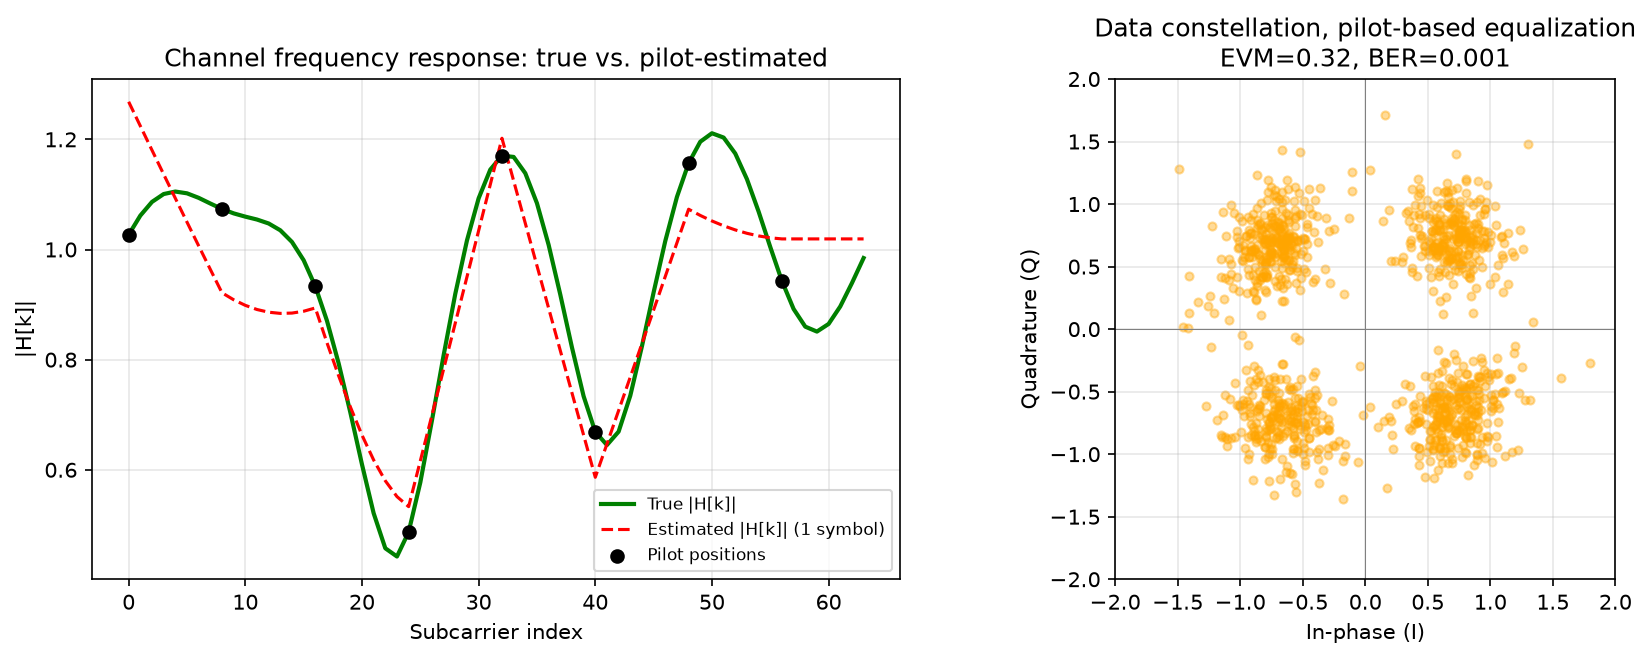

Recreate this plot in Python.
# -*- coding: utf-8 -*-
"""
OFDM From Scratch — Stage 5

Realistic channel estimation using PILOT symbols, replacing Stage 4's
"cheat" (perfect knowledge of the true channel taps).

How real receivers actually do this: the transmitter and receiver agree
in advance on a set of KNOWN symbols (pilots), sent on specific
subcarriers. Since the receiver knows what was sent on those
subcarriers, it can directly measure H[k] = received / transmitted at
exactly those pilot positions. For the DATA subcarriers (where the
transmitted value is unknown -- that's the whole point, we're trying to
recover it), the receiver INTERPOLATES the channel estimate from
nearby pilots.

This introduces a real, unavoidable estimation error (the receiver
never sees the *exact* H[k] at data subcarriers, only an interpolated
guess) -- which is why Stage 5's BER will be slightly worse than
Stage 4's perfect-knowledge BER. That gap IS the point: it's the
realistic cost of not knowing the channel in advance.

Run this file directly: depends on stage1_2_ofdm_modulation.py and
stage3_channel.py being in the same folder.
"""

import numpy as np
import matplotlib
matplotlib.use("Agg")
import matplotlib.pyplot as plt

from stage1_2_ofdm_modulation import (
    bits_to_qpsk, qpsk_to_bits, ofdm_modulate, ofdm_demodulate,
)
from stage3_channel import multipath_channel, add_awgn
from stage4_equalization import compute_channel_frequency_response, equalize


def insert_pilots(data_symbols, n_subcarriers, pilot_spacing, pilot_value=1 + 0j):
    """Build one OFDM symbol's worth of subcarriers, inserting a known
    pilot symbol every `pilot_spacing` subcarriers, with data symbols
    filling the rest.

    Returns:
        full_block: n_subcarriers complex values (pilots + data)
        pilot_indices: which subcarrier indices are pilots
        data_indices: which subcarrier indices carry actual data
    """
    pilot_indices = np.arange(0, n_subcarriers, pilot_spacing)
    data_indices = np.array([i for i in range(n_subcarriers) if i not in pilot_indices])
    assert len(data_indices) == len(data_symbols), \
        f"Expected {len(data_indices)} data symbols, got {len(data_symbols)}"

    full_block = np.zeros(n_subcarriers, dtype=complex)
    full_block[pilot_indices] = pilot_value
    full_block[data_indices] = data_symbols
    return full_block, pilot_indices, data_indices


def estimate_channel_from_pilots(rx_block, pilot_indices, pilot_value,
                                   n_subcarriers):
    """Least-squares channel estimate at pilot positions, then linear
    interpolation across all subcarriers (including data positions)."""
    H_at_pilots = rx_block[pilot_indices] / pilot_value

    # Interpolate real and imaginary parts separately across ALL
    # subcarrier indices, using the known pilot positions as anchors.
    all_indices = np.arange(n_subcarriers)
    H_real = np.interp(all_indices, pilot_indices, H_at_pilots.real)
    H_imag = np.interp(all_indices, pilot_indices, H_at_pilots.imag)
    H_estimated = H_real + 1j * H_imag
    return H_estimated


if __name__ == "__main__":
    np.random.seed(42)

    N_SUBCARRIERS = 64
    CP_LEN = 16
    PILOT_SPACING = 8   # every 8th subcarrier is a pilot -> 8 pilots, 56 data
    N_OFDM_SYMBOLS = 20
    SNR_DB = 15

    pilot_indices = np.arange(0, N_SUBCARRIERS, PILOT_SPACING)
    n_data_per_symbol = N_SUBCARRIERS - len(pilot_indices)
    print(f"{len(pilot_indices)} pilot subcarriers, "
          f"{n_data_per_symbol} data subcarriers per OFDM symbol")

    # --- Build TX: interleave pilots + data across N_OFDM_SYMBOLS blocks ---
    n_data_bits = n_data_per_symbol * N_OFDM_SYMBOLS * 2
    tx_bits = np.random.randint(0, 2, n_data_bits)
    tx_data_symbols = bits_to_qpsk(tx_bits)  # length = n_data_per_symbol * N_OFDM_SYMBOLS

    tx_blocks = []
    for i in range(N_OFDM_SYMBOLS):
        chunk = tx_data_symbols[i * n_data_per_symbol:(i + 1) * n_data_per_symbol]
        full_block, p_idx, d_idx = insert_pilots(chunk, N_SUBCARRIERS, PILOT_SPACING)
        tx_blocks.append(full_block)
    tx_symbols_full = np.concatenate(tx_blocks)  # includes pilots now

    tx_signal = ofdm_modulate(tx_symbols_full, N_SUBCARRIERS, CP_LEN)

    # --- Channel + noise (same as Stage 3/4) ---
    rx_signal_multipath, taps = multipath_channel(tx_signal, n_taps=5, seed=1)
    rx_signal = add_awgn(rx_signal_multipath, SNR_DB)
    rx_symbols_full = ofdm_demodulate(rx_signal, N_SUBCARRIERS, CP_LEN)

    # --- True H (for comparison only -- not used in the estimation itself) ---
    H_true = compute_channel_frequency_response(taps, N_SUBCARRIERS)

    # --- Per-OFDM-symbol: estimate H from pilots, equalize, extract data ---
    rx_blocks = rx_symbols_full.reshape(N_OFDM_SYMBOLS, N_SUBCARRIERS)
    rx_data_estimated = []
    H_estimates = []

    for i in range(N_OFDM_SYMBOLS):
        block = rx_blocks[i]
        H_est = estimate_channel_from_pilots(block, pilot_indices, 1 + 0j, N_SUBCARRIERS)
        H_estimates.append(H_est)
        eq_block = block / H_est
        rx_data_estimated.append(eq_block[d_idx])  # d_idx same every block

    rx_data_estimated = np.concatenate(rx_data_estimated)

    # --- Compare against Stage 4's perfect-knowledge equalization ---
    rx_data_perfect = []
    for i in range(N_OFDM_SYMBOLS):
        block = rx_blocks[i]
        eq_block = block / H_true
        rx_data_perfect.append(eq_block[d_idx])
    rx_data_perfect = np.concatenate(rx_data_perfect)

    evm_estimated = np.sqrt(np.mean(np.abs(rx_data_estimated - tx_data_symbols) ** 2))
    evm_perfect = np.sqrt(np.mean(np.abs(rx_data_perfect - tx_data_symbols) ** 2))

    rx_bits_estimated = qpsk_to_bits(rx_data_estimated)
    rx_bits_perfect = qpsk_to_bits(rx_data_perfect)
    ber_estimated = np.mean(rx_bits_estimated != tx_bits)
    ber_perfect = np.mean(rx_bits_perfect != tx_bits)

    print(f"\nEVM with PERFECT channel knowledge:        {evm_perfect:.3f}")
    print(f"EVM with PILOT-based channel ESTIMATION:    {evm_estimated:.3f}")
    print(f"\nBER with PERFECT channel knowledge:         {ber_perfect:.4f}")
    print(f"BER with PILOT-based channel ESTIMATION:    {ber_estimated:.4f}")

    if evm_estimated >= evm_perfect:
        print("\n✅ PASS: as expected, pilot-based estimation is close to but "
              "slightly worse than perfect knowledge (realistic estimation "
              "error, not a bug).")
    else:
        print("\n⚠️  Estimated EVM beat perfect knowledge -- likely a fluke "
              "of this particular noise realization, worth re-checking "
              "with a different seed.")

    # --- Plot: H_true vs H_estimated (magnitude across subcarriers) ---
    fig, axes = plt.subplots(1, 2, figsize=(12, 4.5))

    axes[0].plot(np.abs(H_true), 'g-', label='True |H[k]|', linewidth=2)
    axes[0].plot(np.abs(H_estimates[0]), 'r--', label='Estimated |H[k]| (1 symbol)')
    axes[0].scatter(pilot_indices, np.abs(H_true[pilot_indices]),
                      color='black', zorder=5, label='Pilot positions')
    axes[0].set_title('Channel frequency response: true vs. pilot-estimated')
    axes[0].set_xlabel('Subcarrier index')
    axes[0].set_ylabel('|H[k]|')
    axes[0].legend(fontsize=8)
    axes[0].grid(alpha=0.3)

    axes[1].scatter(rx_data_estimated.real, rx_data_estimated.imag,
                      alpha=0.4, color='orange', s=15)
    axes[1].set_title(f'Data constellation, pilot-based equalization\n'
                        f'EVM={evm_estimated:.2f}, BER={ber_estimated:.3f}')
    axes[1].set_xlabel('In-phase (I)')
    axes[1].set_ylabel('Quadrature (Q)')
    axes[1].axhline(0, color='gray', linewidth=0.5)
    axes[1].axvline(0, color='gray', linewidth=0.5)
    axes[1].set_xlim(-2, 2)
    axes[1].set_ylim(-2, 2)
    axes[1].grid(alpha=0.3)
    axes[1].set_aspect('equal')

    plt.tight_layout()
    plt.savefig('stage5_pilot_estimation.png', dpi=150, bbox_inches='tight')
    print("\nSaved plot: stage5_pilot_estimation.png")
    print("\nNext: Stage 6 will sweep SNR and plot BER vs SNR, comparing "
          "against the theoretical QPSK BER curve -- the standard way "
          "wireless simulation results are reported.")
